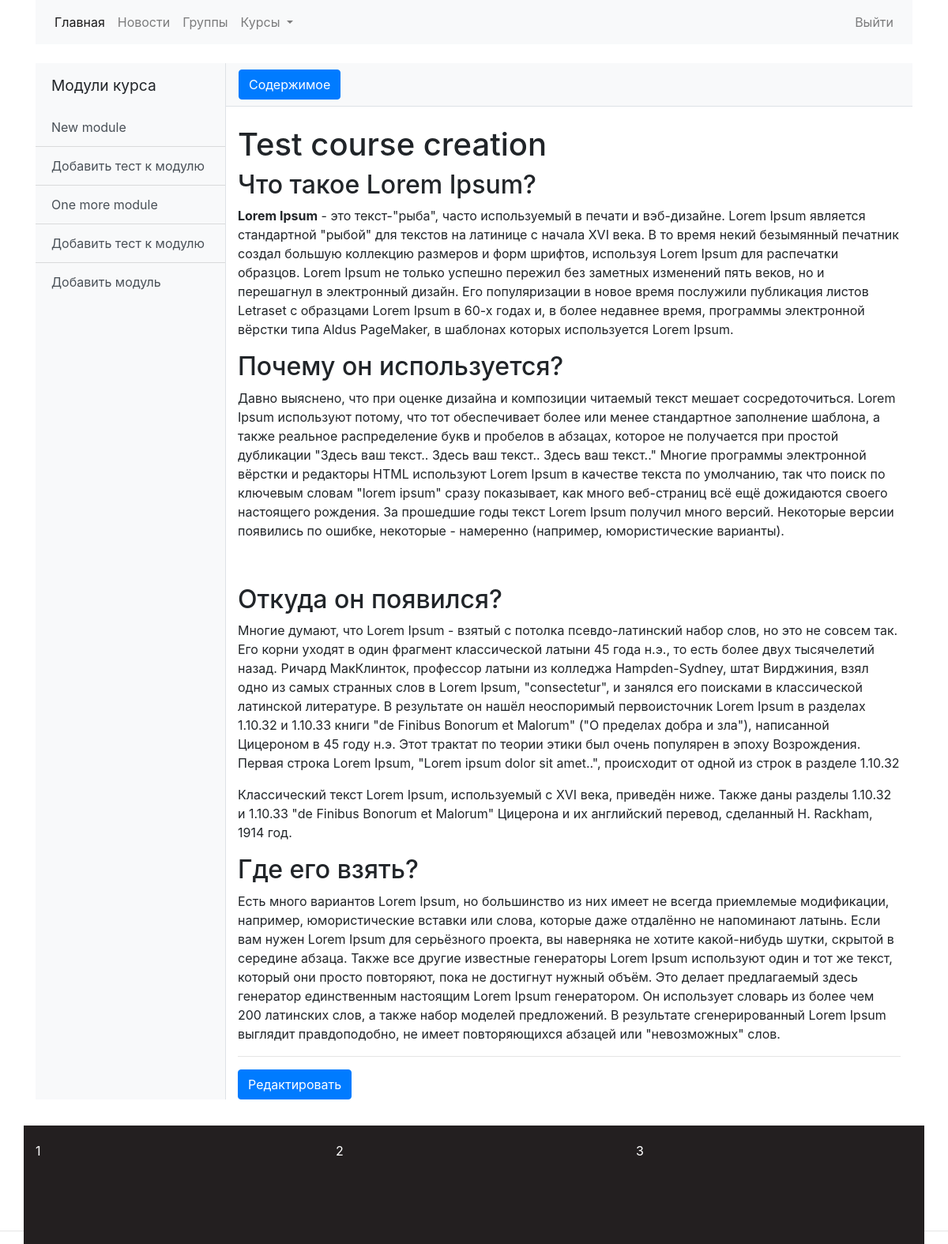
Page /courses/8 (signed in) on the earlier database version.
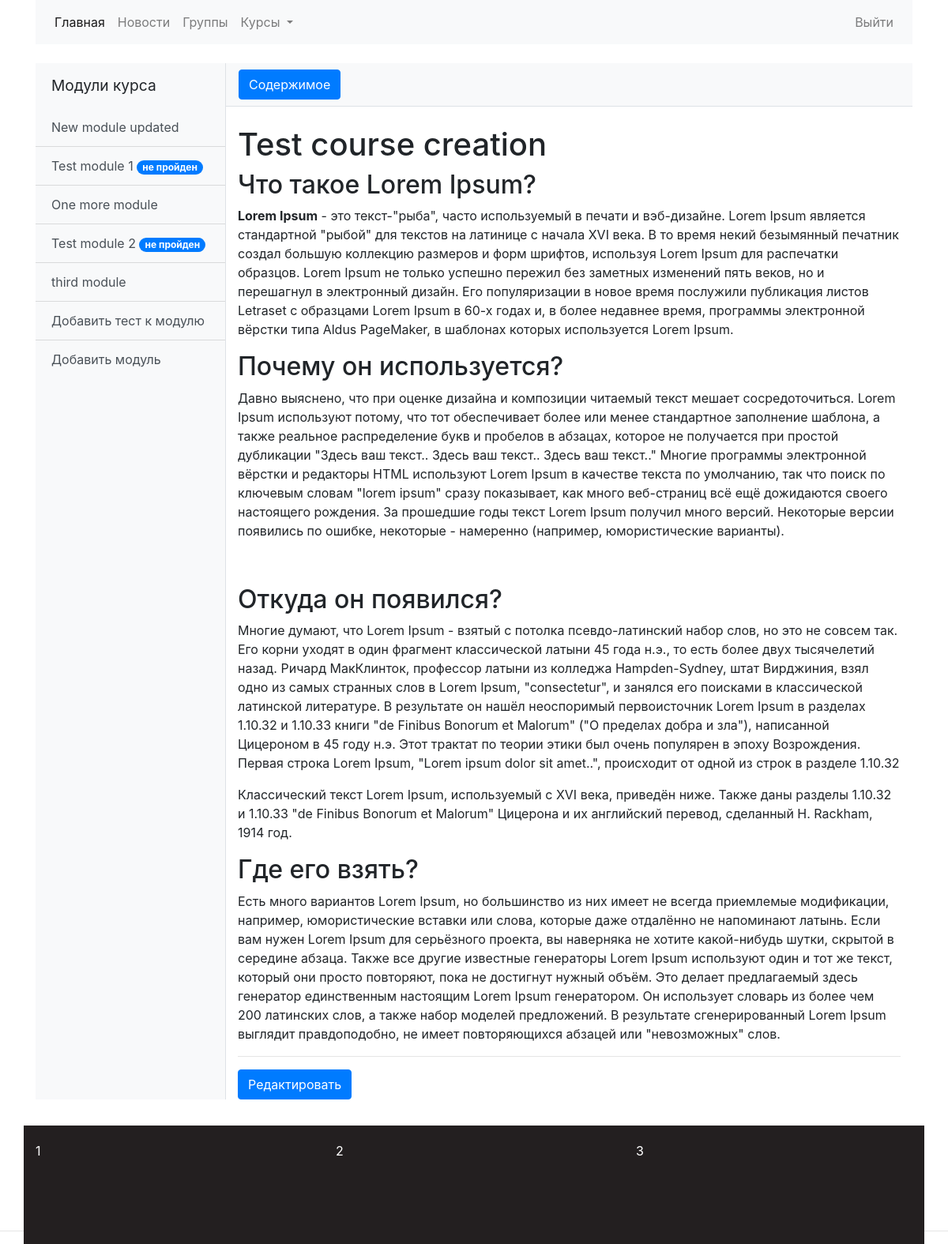
Same page on the later database version.
### courses/models.py (models this page shows, shortened)
class CourseAbstractModel(models.Model):
    title = models.CharField(max_length=200, blank=False)
    slug = models.SlugField(max_length=200, unique=True)
    owner = models.ForeignKey(settings.AUTH_USER_MODEL, on_delete=models.CASCADE)
    create_date = models.DateTimeField(auto_now_add=True)
    update_date = models.DateTimeField(auto_now=True)
    class Meta:
        abstract = True
    def __str__(self):
        return self.title

class Module(CourseAbstractModel):
    course = models.ForeignKey(Course, on_delete=models.CASCADE)
    description = RichTextField(blank=True, null=True)
    content = RichTextUploadingField(blank=True, null=True)

class Course(CourseAbstractModel):
    title_image = models.ImageField(upload_to='courses_titles', default='courses_titles/empty.png')
    subject = models.ForeignKey(Subject, on_delete=models.CASCADE)
    overview = RichTextUploadingField(blank=True, null=True)

class ModuleTest(CourseAbstractModel):
    module = models.OneToOneField(Module, on_delete=models.CASCADE)

### courses/views.py (the view)
# urls.py: path('<int:pk>', views.CourseDetailView.as_view(), name='course_detail'),
class CourseDetailView(DetailView):
    model = models.Course
    template_name = 'courses/course_detail.html'
    context_object_name = 'course'

### courses/templatetags/user_filter.py (called while the page is built)
@register.filter(name="filter_for_user")
def filter_for_user(model, user):
    object = model.filter(user=user)
    if object.count() > 0:
        return object
    else:
        return None

### courses/templates/courses/course_detail.html (shortened to what this page needs)
{% extends 'index/base.html'%}
{% block body %}
<div class="d-flex" id="wrapper">
    {% include 'courses/module_sidebar.html' %}
    <div id="page-content-wrapper">
        <nav class="navbar navbar-expand-lg navbar-light bg-light border-bottom">
            <button class="btn btn-primary" id="menu-toggle">Содержимое</button>
        </nav>
        <div class="container-fluid">
            <h1 class="mt-4">
                {{ course.title }}</h1>
            {{ course.overview|safe }}
            <hr>
            {% if user.is_staff %}
            <a href="{% url 'content_admin:course_update' pk=course.pk %}" class="btn btn-primary">Редактировать</a>
            {% endif%}
        </div>
    </div>
    {% endblock %}

### index/templates/index/base.html (shortened to what this page needs)
{% load static %}
<!doctype html>
<html lang="ru">
<head>
    <link rel="stylesheet" href="{% static 'css/bootstrap.css' %}">
    <link rel="stylesheet" href="{% static 'css/simple-sidebar.css' %}">
    <link rel="stylesheet" href="{% static 'css/footer.css' %}">
</head>
<body>
<div id="wrap">
    <div class="container" id="main">
        {% include "index/navbar.html"%}
        {% block body %}{% endblock %}
    </div>
</div>
</body>
<footer class="container footer">
    <div class="row">
        <div class="col-md-4">
            1
        </div>
        <div class="col-md-4">
            2
        </div>
        <div class="col-md-4">
            3
        </div>
    </div>
</footer>
</html>

### index/templates/index/navbar.html (shortened to what this page needs)
<nav class="navbar navbar-expand-lg navbar-light bg-light">
  <div class="collapse navbar-collapse" id="navbarNavDropdown">
    <ul class="nav navbar-nav">
      <li class="nav-item active">
        <a class="nav-link" href="{% url 'index:index' %}">Главная <span class="sr-only">(current)</span></a>
      </li>
      <li class="nav-item">
        <a class="nav-link" href="{% url 'index:news_list'%}">Новости</a>
      </li>
      {% if user.is_staff %}
      <li class="nav-item">
        <a class="nav-link" href="{% url 'students:student_groups' %}">Группы</a>
      </li>
      {% endif %}
      <li class="nav-item dropdown">
        <a class="nav-link dropdown-toggle" href="#" id="navbarDropdownMenuLink" data-toggle="dropdown" aria-haspopup="true" aria-expanded="false">
          Курсы
        </a>
      </li>
    </ul>
    {% if user.is_authenticated %}
    <ul class="nav navbar-nav ml-auto">
      <li class="nav-item"><a class="nav-link" href="{% url 'students:logout_student'%}">Выйти</a> </li>
    </ul>
    {% endif %}
  </div>
</nav>
<br>

### courses/templates/courses/module_sidebar.html
{% load user_filter %}
{% if course.module_set %}
<div class="bg-light border-right" id="sidebar-wrapper">
    <div class="sidebar-heading">Модули курса</div>
    <div class="list-group list-group-flush">
        {% for class_module in course.module_set.all %}
        <a href="{% url 'courses:module_detail' class_module.id %}" class="list-group-item list-group-item-action bg-light
                      {% if class_module == module %}disabled{% endif %}">
            {{ class_module }}
        </a>
        {% if class_module.moduletest %}
        <a href="{% url 'courses:module_test' class_module.moduletest.id %}"
           class="list-group-item list-group-item-action bg-light">{{ class_module.moduletest.title }}
            {% with test_status=class_module.moduletest.studentmoduleteststatus_set.all|filter_for_user:user %}
            {% if test_status.get.passed %}
            <span class="badge badge-success badge-pill">пройден</span>
            {% else %}
            <span class="badge badge-primary badge-pill">не пройден</span>
            {% endif %}
            {% endwith %}
        </a>
        {% else %}
            {% if user.is_staff %}
            <a href="{% url 'content_admin:module_test_create' course_pk=course.pk module_pk=class_module.pk %}"
               class="list-group-item list-group-item-action bg-light">
                Добавить тест к модулю
            </a>
            {% endif %}
        {% endif %}
        {% endfor %}
        {% if user.is_staff %}
        <a href="{% url 'content_admin:module_create' course_pk=course.pk %}"
           class="list-group-item list-group-item-action bg-light">
            Добавить модуль
        </a>
        {% endif%}
    </div>
</div>
{% endif %}

### static/css/simple-sidebar.css (style rules this page uses)
#wrapper { overflow-x: hidden; }
#sidebar-wrapper { min-height: 100vh; margin-left: -15rem; -webkit-transition: margin .25s ease-out; -moz-transition: margin .25s ease-out; -o-transition: margin .25s ease-out; transition: margin .25s ease-out; }
#sidebar-wrapper .sidebar-heading { padding: 0.875rem 1.25rem; font-size: 1.2rem; }
#sidebar-wrapper .list-group { width: 15rem; }
#page-content-wrapper { min-width: 100vw; }
@media (min-width: 768px) { #sidebar-wrapper { margin-left: 0; } }
@media (min-width: 768px) { #page-content-wrapper { min-width: 0; width: 100%; } }

### static/css/footer.css (style rules this page uses)
html, body { height:100%; }
#wrap { min-height: 100%; }
#main { overflow:auto; padding-bottom:150px; }
.footer { position:relevant; margin-top:-150px; height:150px; clear:both; padding-top:20px; background: #231F20; color: #FFFFFF; }

Differences in the rows shown:
changed Module: title "New module" → "New module updated"; moduletest (not shown) → "Test module 1"; text "Добавить тест к модулю" → "не пройден"
shown differently, row unchanged: Module "One more module": moduletest (not shown) → "Test module 2"; text "Добавить тест к модулю" → "не пройден"
added Module: title "third module", shows "Добавить тест к модулю"
